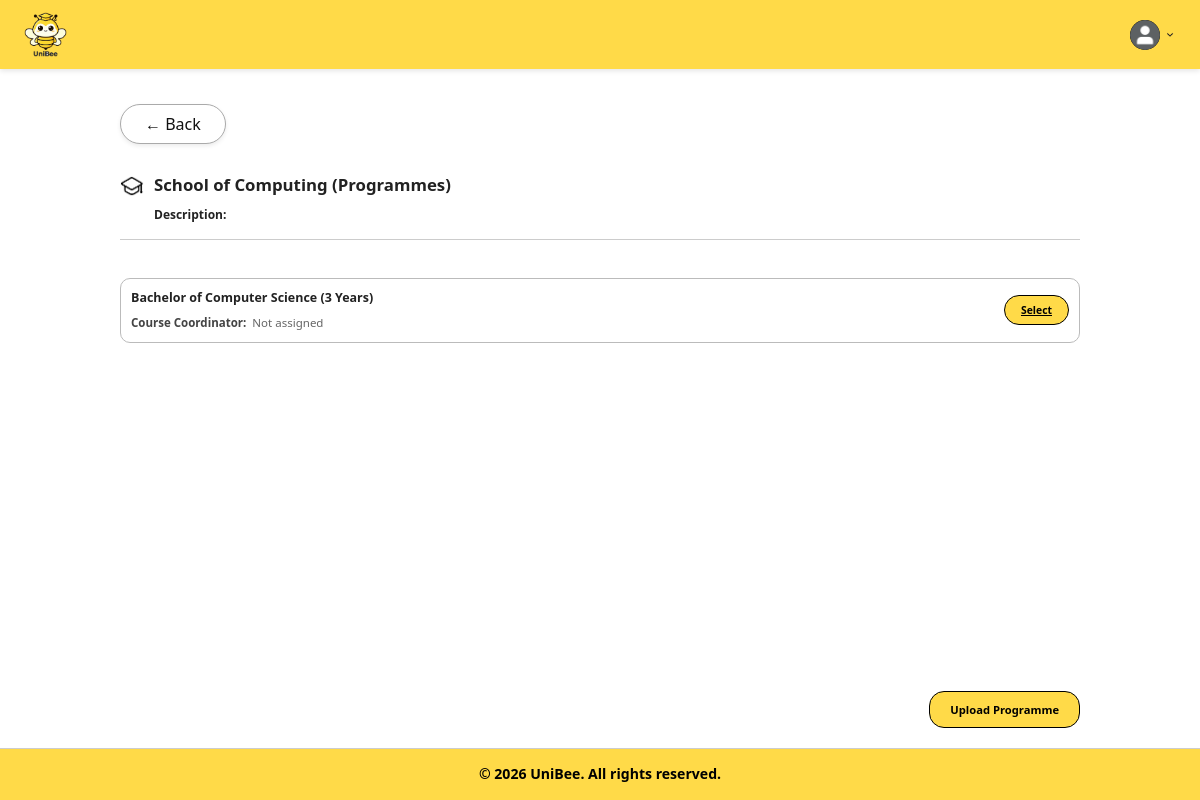
The app's page /boundary/UploadProgrammeListPage.php?facultyId=1 (signed in) with its own data.
### tables this page shows
CREATE TABLE Faculties (
    id INT PRIMARY KEY AUTO_INCREMENT,
    universityId INT NOT NULL,
    name VARCHAR(255) NOT NULL,
    code VARCHAR(50),
    description TEXT,
    createdAt DATETIME DEFAULT CURRENT_TIMESTAMP,
    updatedAt DATETIME DEFAULT CURRENT_TIMESTAMP ON UPDATE CURRENT_TIMESTAMP,
    FOREIGN KEY (universityId) REFERENCES Universities(id) ON DELETE CASCADE
);

CREATE TABLE Programmes (
    id INT PRIMARY KEY AUTO_INCREMENT,
    facultyId INT NOT NULL,
    courseCoordinatorId INT NULL,
    name VARCHAR(255) NOT NULL,
    code VARCHAR(50),
    durationYears INT,
    description TEXT,
    createdAt DATETIME DEFAULT CURRENT_TIMESTAMP,
    updatedAt DATETIME DEFAULT CURRENT_TIMESTAMP ON UPDATE CURRENT_TIMESTAMP,
    FOREIGN KEY (facultyId) REFERENCES Faculties(id) ON DELETE CASCADE,
    FOREIGN KEY (courseCoordinatorId) REFERENCES Users(id) ON DELETE SET NULL
);

### entity/faculties.php (called while the page is built, shortened)
<?php
class Faculties
{
    public function getFacultyById($facultyId, $universityId)
    {
        $database = new Database();
        $db = $database->connect();
        $sql = "SELECT
                id,
                universityId,
                name,
                code,
                description,
                createdAt,
                updatedAt
            FROM Faculties
            WHERE id = ?
            AND universityId = ?";
        $stmt = $db->prepare($sql);
        $stmt->execute([
            $facultyId,
            $universityId
        ]);
        return $stmt->fetch(PDO::FETCH_ASSOC);
    }
}

### controller/manageUniversityInformationController.php (called while the page is built, shortened)
<?php
require_once "../entity/faculties.php";
require_once "../entity/programmes.php";
class ManageUniversityInformationController
{
    private $faculties;
    private $programmes;
    public function __construct()
    {
        $this->faculties        = new Faculties();
        $this->programmes       = new Programmes();
    }
    public function getFacultyById($facultyId, $universityId)
    {
        return $this->faculties->getFacultyById($facultyId, $universityId);
    }
    public function getProgrammesByFaculty($facultyId)
    {
        return $this->programmes->getProgrammesByFaculty($facultyId);
    }
}

### entity/programmes.php (called while the page is built, shortened)
<?php
class Programmes
{
    public function getProgrammesByFaculty($facultyId)
    {
        $database = new Database();
        $db = $database->connect();
        $sql = "SELECT
                    p.id,
                    p.facultyId,
                    p.courseCoordinatorId,
                    p.name,
                    p.code,
                    p.durationYears,
                    p.description,
                    p.createdAt,
                    p.updatedAt,
                    u.fullName AS courseCoordinatorName,
                    u.email AS courseCoordinatorEmail
                FROM Programmes p
                LEFT JOIN Users u
                    ON p.courseCoordinatorId = u.id
                WHERE p.facultyId = ?
                ORDER BY p.id ASC";
        $stmt = $db->prepare($sql);
        $stmt->execute([$facultyId]);
        return $stmt->fetchAll(PDO::FETCH_ASSOC);
    }
}

### boundary/uploadProgrammeListPage.php (the view, shortened to what this page needs)
<?php
require_once "../controller/manageUniversityInformationController.php";
$facultyId = isset($_GET['facultyId']) ? (int) $_GET['facultyId'] : 0;
$universityId = $_SESSION['university_id'] ?? null;
$controller = new ManageUniversityInformationController();
$faculty = $controller->getFacultyById(
    $facultyId,
    $universityId
);
$programmes = $controller->getProgrammesByFaculty(
    $facultyId
);
?>
<!DOCTYPE html>
<html lang="en">
<head>
    <link rel="stylesheet" href="../style.css">
</head>
<body>
    <header class="header">
        <div class="logo-container">
            <img
                src="../images/uniBeeLogo.png"
                alt="UniBee Logo"
            >
        </div>
        <div class="dashboard-header-right">
            <div class="profile-dropdown">
                <div
                    class="profile-container"
                    onclick="toggleDropdown()"
                >
                    <img
                        src="../images/profilePic.png"
                        alt="Profile"
                        class="profile-icon"
                    >
                    <img
                        src="../images/dropdown.png"
                        alt="Menu"
                        class="dropdown-arrow"
                    >
                </div>
            </div>
        </div>
    </header>
    <main class="programme-list-page">
        <div class="profile-header">
            <a
                href="UploadFacultyListPage.php"
                class="btn-back"
            >
                &#8592; Back
            </a>
        </div>
        <section class="programme-header">
            <img
                src="../images/faculty.png"
                alt="Faculty"
            >
            <div>
                <h1>
                    <?php echo htmlspecialchars($faculty['name']); ?> (Programmes)
                </h1>
                <p>
                    <strong>Description:</strong><br>
                </p>
            </div>
        </section>
        <?php if (empty($programmes)): ?>
            <div class="empty-message">
                No programme has been uploaded yet.
            </div>
        <?php else: ?>
            <div class="programme-list">
                <?php foreach ($programmes as $programme): ?>
                    <div class="programme-row">
                        <div class="programme-info">
                            <span class="programme-name">
                                <?php echo htmlspecialchars($programme['name']); ?>
                                (<?php echo htmlspecialchars($programme['durationYears']); ?> Years)
                            </span>
                            <div class="programme-coordinator">
                                <strong>Course Coordinator:</strong>
                                <?php
                                echo htmlspecialchars(
                                    $programme['courseCoordinatorName'] ?? 'Not assigned'
                                );
                                ?>
                            </div>
                        </div>
                        <a href="UploadModuleListPage.php?programmeId=<?php echo urlencode($programme['id']); ?>&facultyId=<?php echo urlencode($facultyId); ?>"
                           class="select-button">
                            Select
                        </a>
                    </div>
                <?php endforeach; ?>
            </div>
        <?php endif; ?>
        <div class="upload-programme-container">
            <a href="UploadListPage.php?type=programme&facultyId=<?php echo urlencode($facultyId); ?>" class="upload-programme-button">
                Upload Programme
            </a>
        </div>
    </main>
    <footer>
        <div class="footer-bottom-bar">
            &copy; 2026 UniBee. All rights reserved.
        </div>
    </footer>
</body>
</html>

### boundary/uploadProgrammeListPage.php (style rules this page uses)
.programme-info { display: flex; flex-direction: column; align-items: flex-start; gap: 3px; min-width: 0; }
.programme-name { font-size: 0.78rem; font-weight: 700; color: #222222; line-height: 1.5; }
.programme-coordinator { font-size: 0.72rem; font-weight: 400; color: #666666; line-height: 1.5; }
.programme-coordinator strong { color: #444444; font-weight: 600; margin-right: 3px; }
.programme-list-page .programme-row { padding: 10px; border: 1px solid #bbb; border-radius: 10px; box-shadow: none; gap: 16px; }

### records on screen
faculties: name "School of Computing"
programmes: name "Bachelor of Computer Science", durationYears "3", courseCoordinatorName "Not assigned"
